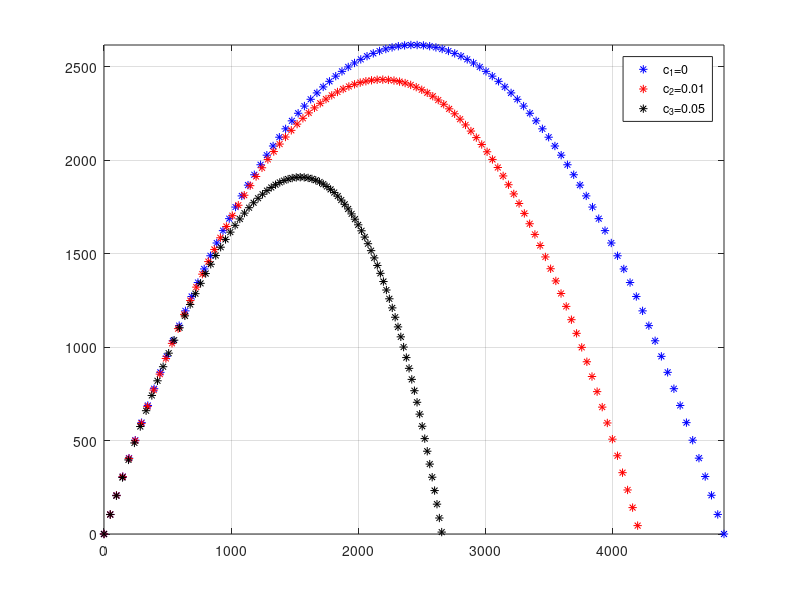

Here is the MATLAB script that generated this plot:
clear all; close all;
v0 = 250; g = 9.81; c1 = 0.01;c2 = 0.05; m = 2;
vt1 = m*g/c1;
vt2 = m*g/c2;
theta = 65;
x0 = 0;
v0x = v0*cos(theta*pi/180);
v0z = v0*sin(theta*pi/180);
t = 2*v0z/g;
tplot = linspace(0,t,100);
z1 = v0z*tplot - 0.5*g*tplot.^2; % parabolico
x1 = v0x*tplot;
z2 = (vt1/g)*(v0z + vt1)*(1-exp(-(g/vt1)*tplot))-vt1*tplot; % arraste con c=0.001
x2 = (vt1*v0x/g)*(1-exp(-(g/vt1)*tplot));
z3 = (vt2/g)*(v0z + vt2)*(1-exp(-(g/vt2)*tplot))-vt2*tplot; % arrastre con c=0.05 
x3 = (vt2*v0x/g)*(1-exp(-(g/vt2)*tplot));
figure(1);clf;
plot (x1,z1,'b*',x2,z2,'r*',x3,z3,'k*')
legend('c_{1}=0','c_{2}=0.01','c_{3}=0.05')
grid on;
axis([0 max(x1) 0 max(z1)])
